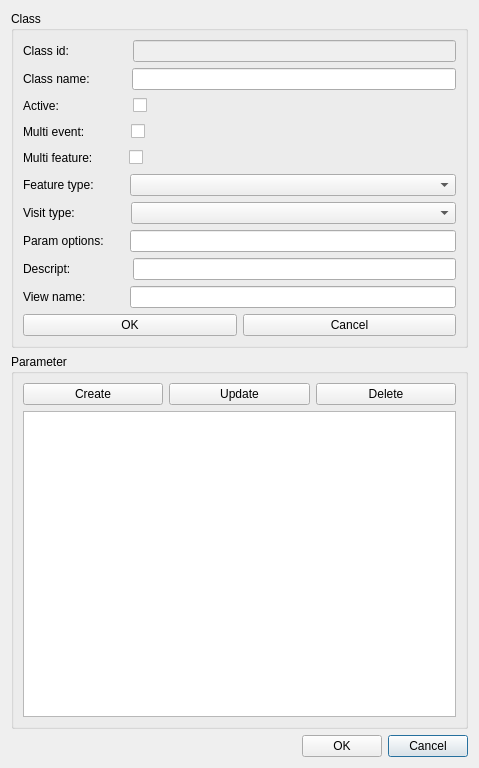
<?xml version="1.0" encoding="UTF-8"?>
<ui version="4.0">
 <class>Dialog</class>
 <widget class="QDialog" name="Dialog">
  <property name="geometry">
   <rect>
    <x>0</x>
    <y>0</y>
    <width>479</width>
    <height>768</height>
   </rect>
  </property>
  <property name="windowTitle">
   <string>Manag visit class</string>
  </property>
  <layout class="QGridLayout" name="gridLayout_2">
   <item row="2" column="5">
    <widget class="QPushButton" name="btn_cancel">
     <property name="text">
      <string>Cancel</string>
     </property>
    </widget>
   </item>
   <item row="0" column="2" colspan="4">
    <widget class="QGroupBox" name="groupBox">
     <property name="title">
      <string>Class</string>
     </property>
     <layout class="QGridLayout" name="gridLayout">
      <item row="1" column="0">
       <layout class="QHBoxLayout" name="horizontalLayout">
        <item>
         <widget class="QLabel" name="label_idval">
          <property name="text">
           <string>Class name:</string>
          </property>
         </widget>
        </item>
        <item>
         <spacer name="horizontalSpacer_2">
          <property name="orientation">
           <enum>Qt::Horizontal</enum>
          </property>
          <property name="sizeType">
           <enum>QSizePolicy::Fixed</enum>
          </property>
          <property name="sizeHint" stdset="0">
           <size>
            <width>36</width>
            <height>20</height>
           </size>
          </property>
         </spacer>
        </item>
        <item>
         <widget class="QLineEdit" name="idval"/>
        </item>
       </layout>
      </item>
      <item row="6" column="0">
       <layout class="QHBoxLayout" name="horizontalLayout_2">
        <item>
         <widget class="QLabel" name="label_2">
          <property name="text">
           <string>Feature type:</string>
          </property>
         </widget>
        </item>
        <item>
         <spacer name="horizontalSpacer_5">
          <property name="orientation">
           <enum>Qt::Horizontal</enum>
          </property>
          <property name="sizeType">
           <enum>QSizePolicy::Fixed</enum>
          </property>
          <property name="sizeHint" stdset="0">
           <size>
            <width>30</width>
            <height>20</height>
           </size>
          </property>
         </spacer>
        </item>
        <item>
         <widget class="QComboBox" name="feature_type">
          <property name="sizePolicy">
           <sizepolicy hsizetype="Expanding" vsizetype="Fixed">
            <horstretch>0</horstretch>
            <verstretch>0</verstretch>
           </sizepolicy>
          </property>
         </widget>
        </item>
       </layout>
      </item>
      <item row="7" column="0">
       <layout class="QHBoxLayout" name="horizontalLayout_6">
        <item>
         <widget class="QLabel" name="label_3">
          <property name="text">
           <string>Visit type:</string>
          </property>
         </widget>
        </item>
        <item>
         <spacer name="horizontalSpacer_6">
          <property name="orientation">
           <enum>Qt::Horizontal</enum>
          </property>
          <property name="sizeType">
           <enum>QSizePolicy::Fixed</enum>
          </property>
          <property name="sizeHint" stdset="0">
           <size>
            <width>50</width>
            <height>20</height>
           </size>
          </property>
         </spacer>
        </item>
        <item>
         <widget class="QComboBox" name="visit_type">
          <property name="sizePolicy">
           <sizepolicy hsizetype="Expanding" vsizetype="Fixed">
            <horstretch>0</horstretch>
            <verstretch>0</verstretch>
           </sizepolicy>
          </property>
         </widget>
        </item>
       </layout>
      </item>
      <item row="10" column="0">
       <layout class="QHBoxLayout" name="horizontalLayout_7">
        <item>
         <widget class="QLabel" name="label_6">
          <property name="text">
           <string>Param options:</string>
          </property>
         </widget>
        </item>
        <item>
         <spacer name="horizontalSpacer_7">
          <property name="orientation">
           <enum>Qt::Horizontal</enum>
          </property>
          <property name="sizeType">
           <enum>QSizePolicy::Fixed</enum>
          </property>
          <property name="sizeHint" stdset="0">
           <size>
            <width>20</width>
            <height>20</height>
           </size>
          </property>
         </spacer>
        </item>
        <item>
         <widget class="QLineEdit" name="param_options"/>
        </item>
       </layout>
      </item>
      <item row="15" column="0">
       <layout class="QHBoxLayout" name="horizontalLayout_3">
        <item>
         <widget class="QPushButton" name="btn_class_ok">
          <property name="text">
           <string>OK</string>
          </property>
         </widget>
        </item>
        <item>
         <widget class="QPushButton" name="btn_class_cancel">
          <property name="text">
           <string>Cancel</string>
          </property>
         </widget>
        </item>
       </layout>
      </item>
      <item row="11" column="0">
       <layout class="QHBoxLayout" name="horizontalLayout_8">
        <item>
         <widget class="QLabel" name="label_7">
          <property name="text">
           <string>Descript:</string>
          </property>
         </widget>
        </item>
        <item>
         <spacer name="horizontalSpacer_8">
          <property name="orientation">
           <enum>Qt::Horizontal</enum>
          </property>
          <property name="sizeType">
           <enum>QSizePolicy::Fixed</enum>
          </property>
          <property name="sizeHint" stdset="0">
           <size>
            <width>56</width>
            <height>20</height>
           </size>
          </property>
         </spacer>
        </item>
        <item>
         <widget class="QLineEdit" name="descript"/>
        </item>
       </layout>
      </item>
      <item row="4" column="0">
       <layout class="QHBoxLayout" name="horizontalLayout_4">
        <item>
         <widget class="QLabel" name="label_4">
          <property name="text">
           <string>Multi event:</string>
          </property>
         </widget>
        </item>
        <item>
         <spacer name="horizontalSpacer_3">
          <property name="orientation">
           <enum>Qt::Horizontal</enum>
          </property>
          <property name="sizeType">
           <enum>QSizePolicy::Fixed</enum>
          </property>
          <property name="sizeHint" stdset="0">
           <size>
            <width>40</width>
            <height>20</height>
           </size>
          </property>
         </spacer>
        </item>
        <item>
         <widget class="QCheckBox" name="ismultievent">
          <property name="sizePolicy">
           <sizepolicy hsizetype="Expanding" vsizetype="Fixed">
            <horstretch>0</horstretch>
            <verstretch>0</verstretch>
           </sizepolicy>
          </property>
          <property name="text">
           <string/>
          </property>
         </widget>
        </item>
       </layout>
      </item>
      <item row="5" column="0">
       <layout class="QHBoxLayout" name="horizontalLayout_5">
        <item>
         <widget class="QLabel" name="label_5">
          <property name="text">
           <string>Multi feature:</string>
          </property>
         </widget>
        </item>
        <item>
         <spacer name="horizontalSpacer_4">
          <property name="orientation">
           <enum>Qt::Horizontal</enum>
          </property>
          <property name="sizeType">
           <enum>QSizePolicy::Fixed</enum>
          </property>
          <property name="sizeHint" stdset="0">
           <size>
            <width>30</width>
            <height>20</height>
           </size>
          </property>
         </spacer>
        </item>
        <item>
         <widget class="QCheckBox" name="ismultifeature">
          <property name="sizePolicy">
           <sizepolicy hsizetype="Expanding" vsizetype="Fixed">
            <horstretch>0</horstretch>
            <verstretch>0</verstretch>
           </sizepolicy>
          </property>
          <property name="text">
           <string/>
          </property>
         </widget>
        </item>
       </layout>
      </item>
      <item row="13" column="0">
       <layout class="QHBoxLayout" name="horizontalLayout_11">
        <item>
         <widget class="QLabel" name="label_viewname">
          <property name="text">
           <string>View name:</string>
          </property>
         </widget>
        </item>
        <item>
         <spacer name="horizontalSpacer_9">
          <property name="orientation">
           <enum>Qt::Horizontal</enum>
          </property>
          <property name="sizeType">
           <enum>QSizePolicy::Fixed</enum>
          </property>
          <property name="sizeHint" stdset="0">
           <size>
            <width>38</width>
            <height>20</height>
           </size>
          </property>
         </spacer>
        </item>
        <item>
         <widget class="QLineEdit" name="viewname"/>
        </item>
       </layout>
      </item>
      <item row="2" column="0">
       <layout class="QHBoxLayout" name="horizontalLayout_12">
        <item>
         <widget class="QLabel" name="label_active">
          <property name="text">
           <string>Active:</string>
          </property>
         </widget>
        </item>
        <item>
         <spacer name="horizontalSpacer_10">
          <property name="orientation">
           <enum>Qt::Horizontal</enum>
          </property>
          <property name="sizeType">
           <enum>QSizePolicy::Fixed</enum>
          </property>
          <property name="sizeHint" stdset="0">
           <size>
            <width>68</width>
            <height>20</height>
           </size>
          </property>
         </spacer>
        </item>
        <item>
         <widget class="QCheckBox" name="active">
          <property name="sizePolicy">
           <sizepolicy hsizetype="Expanding" vsizetype="Fixed">
            <horstretch>0</horstretch>
            <verstretch>0</verstretch>
           </sizepolicy>
          </property>
          <property name="text">
           <string/>
          </property>
         </widget>
        </item>
       </layout>
      </item>
      <item row="0" column="0">
       <layout class="QHBoxLayout" name="horizontalLayout_13">
        <item>
         <widget class="QLabel" name="label_id">
          <property name="text">
           <string>Class id:</string>
          </property>
         </widget>
        </item>
        <item>
         <spacer name="horizontalSpacer_11">
          <property name="orientation">
           <enum>Qt::Horizontal</enum>
          </property>
          <property name="sizeType">
           <enum>QSizePolicy::Fixed</enum>
          </property>
          <property name="sizeHint" stdset="0">
           <size>
            <width>58</width>
            <height>20</height>
           </size>
          </property>
         </spacer>
        </item>
        <item>
         <widget class="QLineEdit" name="id">
          <property name="enabled">
           <bool>false</bool>
          </property>
         </widget>
        </item>
       </layout>
      </item>
     </layout>
    </widget>
   </item>
   <item row="1" column="2" colspan="4">
    <widget class="QGroupBox" name="groupBox_2">
     <property name="title">
      <string>Parameter</string>
     </property>
     <layout class="QGridLayout" name="gridLayout_3">
      <item row="0" column="0">
       <layout class="QHBoxLayout" name="horizontalLayout_9">
        <item>
         <widget class="QPushButton" name="btn_param_create">
          <property name="text">
           <string>Create</string>
          </property>
         </widget>
        </item>
        <item>
         <widget class="QPushButton" name="btn_param_update">
          <property name="text">
           <string>Update</string>
          </property>
         </widget>
        </item>
        <item>
         <widget class="QPushButton" name="btn_param_delete">
          <property name="text">
           <string>Delete</string>
          </property>
         </widget>
        </item>
       </layout>
      </item>
      <item row="1" column="0">
       <layout class="QHBoxLayout" name="horizontalLayout_10">
        <item>
         <widget class="QTableView" name="tableView"/>
        </item>
       </layout>
      </item>
     </layout>
    </widget>
   </item>
   <item row="2" column="3">
    <spacer name="horizontalSpacer">
     <property name="orientation">
      <enum>Qt::Horizontal</enum>
     </property>
     <property name="sizeHint" stdset="0">
      <size>
       <width>40</width>
       <height>20</height>
      </size>
     </property>
    </spacer>
   </item>
   <item row="2" column="4">
    <widget class="QPushButton" name="btn_ok">
     <property name="text">
      <string>OK</string>
     </property>
    </widget>
   </item>
  </layout>
 </widget>
 <resources/>
 <connections/>
</ui>
